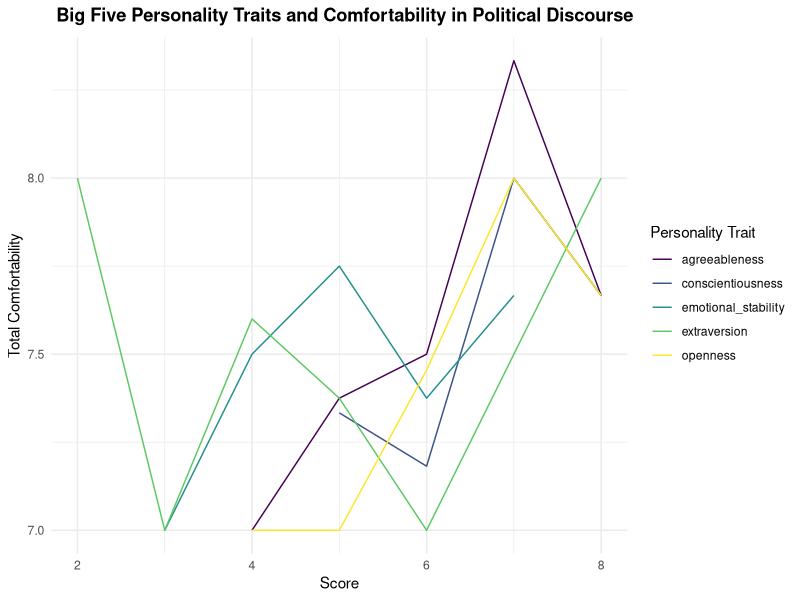
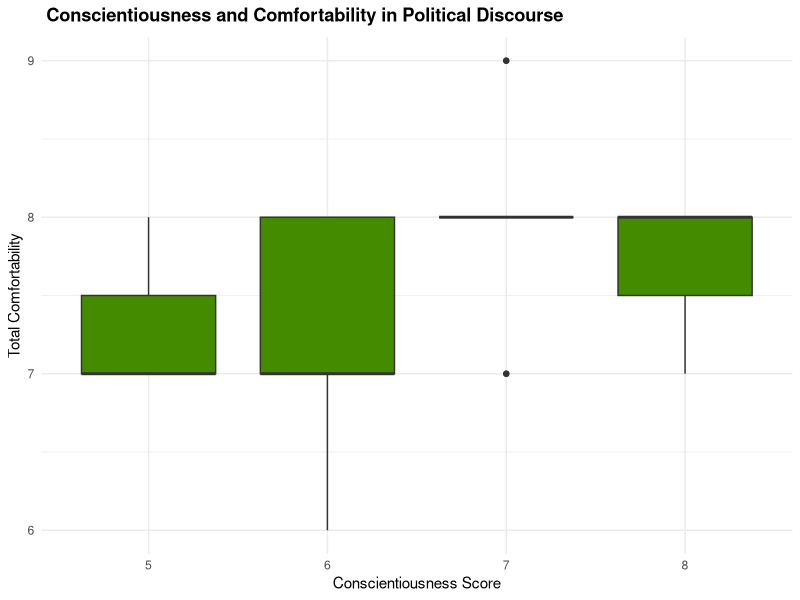
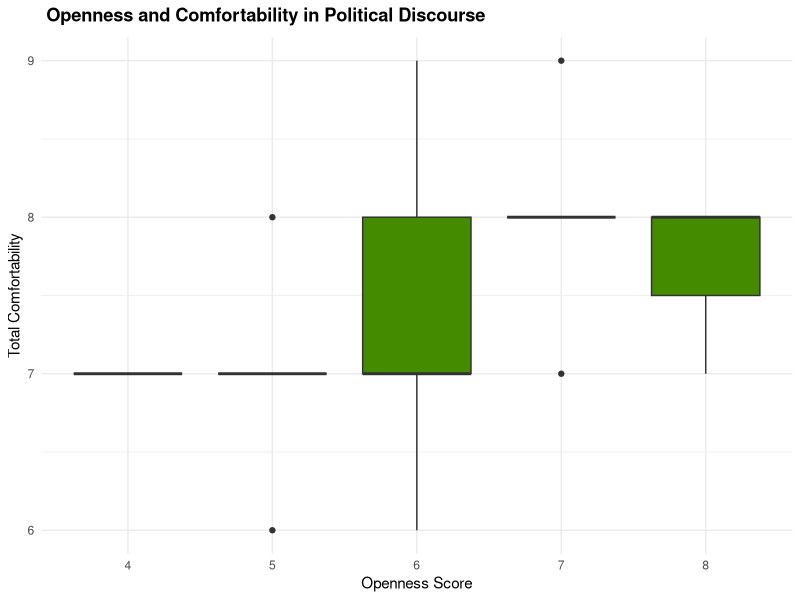
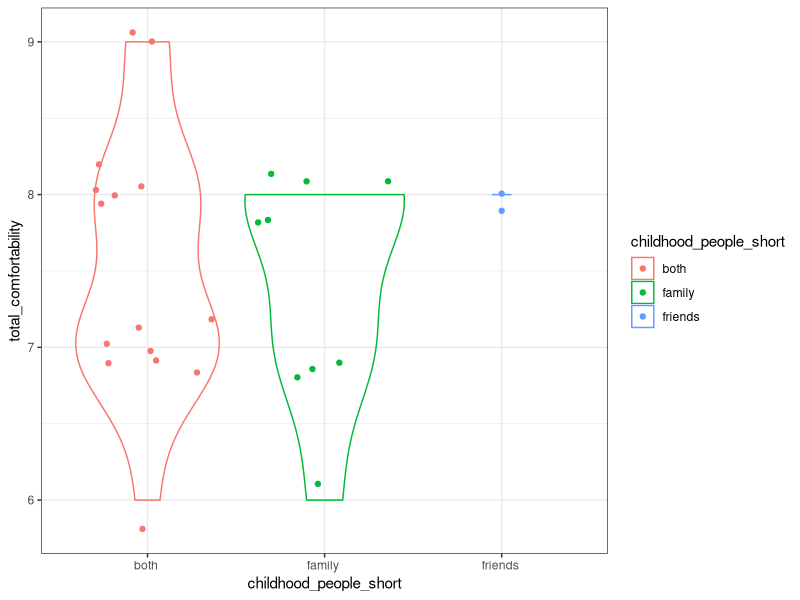
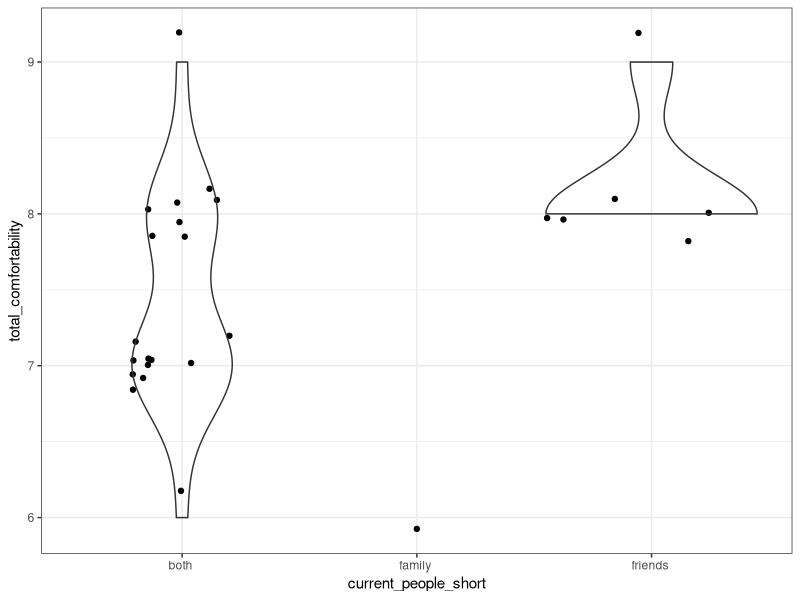

The R source for these figures, in order:
## ---- chunk 1
library(tidyverse)
library(ggplot2)
library(dplyr)
library(readr)
library(stringr)
library(viridis)
library(ggforce)
## ---- chunk 2
political_discourse_survey <- read.csv("Comfort in Political Discourse Survey (Responses).csv")

names(political_discourse_survey) <- gsub("\\.", "", names(political_discourse_survey))
## ---- chunk 3
cleaned_political_discourse <- political_discourse_survey |>
  rename(extraverted_enthusiastic = IseemyselfasExtravertedenthusiatic, 
         critical_quarrelsome = IseemyselfasCriticalquarrelsome,
         dependable = IseemyselfasDependableselfdisciplined, 
         anxious = IseemyselfasAnxiouseasilyupset, 
         new_experiences = IseemyselfasOpentonewexperiencescomplex,
         reserved_quiet = IseemyselfasReservedquiet,
         sympathetic = IseemyselfasSympatheticwarm,
         disorganized = IseemyselfasDisorganizedcareless,
         calm = IseemyselfasCalmemotionallystable,
         conventional = IseemyselfasConventionaluncreative, 
         childhood_relations = WhowereyourpeopleduringchildhoodWhowerethethreepeoplewhoyouinteractedwiththemostduringK12educationHowareyourelatedparentsfriendsetcDidyourpoliticalbeliefsalignwiththispersonssDidyouknowiftheyidentifiedwithapoliticalpartySampleresponseMyclosestpeopleweremymomstrongdemocratfriendstrongrepublicanandfriendNAIdontknowifallofthemarecommittedtoapoliticalpartybutIdoknowthatmymomispartoftheDemocraticFarmerLaborPartyinMNandhasvotedmoreliberalsinceDonaldTrumptookofficeWithmyfriendwestoppedtalkingaboutpoliticsafterXbecauseourrelationshipgottobetootimidwhereaswithmyotherfriendweendedupbeingcloserbecausewesharedthesamebeliefsafterXhappened, 
         current_relations = WhoareyourpeopleWhoarethethreepeoplewhoyouinteractwiththemostHowareyourelatedparentsfriendsetcDoyourpoliticalbeliefsalignwiththispersonssDoyouknowiftheyidentifywhatpoliticalpartyisSampleresponseMyclosestpeoplearemymomstrongdemocratroommatestrongrepublicanandcousinmoderateIdontknowifallofthemarecommittedtoapoliticalpartybutIdoknowthatmymomispartoftheDemocraticFarmerLaborPartyinMNandhasvotedmoreliberalsinceDonaldTrumptookofficeWithmyroommateItrytoavoidtalkingaboutpoliticssoIamunsureiftheyarecommittedtoapoliticalpartyandsameformycousin, 
         pol_participation = HowoftendoyouparttakeinthepoliticalprocessPrimariesCaucusingVoting, 
         news_freq = Howoftendoyoureadthenews, 
         candidate_knowledge = WouldyousayyouareknowledgeableaboutcandidatesPresidentialStateCountyTown, 
         vote_importance = Doyoufeelthatyourindividualvotematters,
         cant_help_needy = TowhatextentdoyouagreewiththestatementthatThegovernmenttodaycantaffordtodomuchmoretohelptheneedyOpinion,
         assoc_accept_homosexuality = TowhatextentdoyouagreewiththestatementthatHomosexualityshouldbeacceptedbysocietyOpinion,
         govt_reg_business_harm = TowhatextentdoyouagreewiththestatementthatGovernmentregulationofbusinessdoesmoreharmthangoodOpinion,
         poor_easy_life = TowhatextentdoyouagreewiththestatementthatPoorpeopletodayhaveiteasybecausetheycangetgovernmentbenefitswithoutdoingmuchinreturnOpinion,
         govt_waste = TowhatextentdoyouagreewiththestatementthatGovernmentiswastefulandinefficientOpinion,
         diplomacy_peace = TowhatextentdoyouagreewiththestatementthatGooddipomacyisthebestwaytoensurepeaceOpinion,
         black_self_responsibility = TowhatextentdoyouagreewiththestatementthatBlackAmericanswhocantgetaheadinthiscountryaremostlyresponsiblefortheirownconditionOpinion,
         env_laws_job_cost = TowhatextentdoyouagreewiththestatementthatStricterenviromentallawsandregulationscosttoomanyjobsandhurttheeconomyOpinion,
         poor_hard_life = TowhatextentdoyouagreewiththestatementthatPoorpeoplehavehardlivesbecausegovernmentbenefitsdontgofarenoughtohelpthemlivedecentlyOpinion,
         govt_underappreciated = TowhatextentdoyouagreewiththestatementthatGovernmentdoesabetterjobthanpeoplegiveitcreditforOpinion,
         govt_reg_necessary = TowhatextentdoyouagreewiththestatementthatGovernmentregulationofbusinessisnecessarytoprotectthepublicinterestOpinion,
         immigrants_strength = TowhatextentdoyouagreewiththestatementthatImmigrantstodaystrengthenourcountrybecauseoftheirhardworkandtalentsOpinion,
         peace_military_strength = TowhatextentdoyouagreewiththestatementthatThebestwaytoensurepeaceisthroughmilitarystrengthOpinion,
         corp_profits_excess = TowhatextentdoyouagreewiththestatementthatBusinesscorporationsmaketoomuchprofitOpinion,
         racial_discrimination = TowhatextentdoyouagreewiththestatementthatRacialdiscriminationisthemainreasonforracialdisparitiesbetweenblackandwhiteAmericansOpinion,
         need_to_help_needy_debt = TowhatextentdoyouagreewiththestatementthatThegovernmentshoulddomoretohelpneedyAmericansevenifitmeansgoingdeeperintodeptOpinion,
         env_laws_worth = TowhatextentdoyouagreewiththestatementthatStricterenviromentallawsandregulationsareworththecostOpinion,
         discourage_homosexuality = TowhatextentdoyouagreewiththestatementthatHomosexualityshouldbediscouragedbysocietyOpinion,
         immigrants_burden = TowhatextentdoyouagreewiththestatementthatImmigrantstodayareaburdenonourcountrybecausetheytakeourjobshousingandheathcareOpinion,
         corp_profits_fair = TowhatextentdoyouagreewiththestatementthatTransgenderindividualsshouldbeabletousethebathroomofthegendertheyidentifywithOpinion,
         transgender_bathroom = TowhatextentdoyouagreewiththestatementthatTransgenderindividualsshouldbeabletousethebathroomofthegendertheyidentifywithOpinion,
         comfort_discussing_politics = Reflectingonthetopicsdiscussedinthissurveyhowcomfortabledoyoufeeldiscussingthesesubjectswithpeersorfamily,
         pol_convo_stress = Howoftendopoliticalconversationsleadtostressoranxietyforyou,
         pol_affect_stress = Towhatdegreedoyoufeelthatpoliticsaffectsyourdailystresslevels,
         poor_people_easy = TowhatextentdoyouagreewiththestatementthatPoorpeopletodayhaveiteasybecausetheycangetgovernmentbenefitswithoutdoingmuchinreturnOpinion1,
         corp_excess_profits = TowhatextentdoyouagreewiththestatementthatMostcorporationsmakeafairandreasonableamountofprofitOpinion)
## ---- chunk 4
cleaned_political_discourse$extraverted_enthusiastic <- as.factor(cleaned_political_discourse$extraverted_enthusiastic)

cleaned_political_discourse$critical_quarrelsome <-
  as.factor(cleaned_political_discourse$critical_quarrelsome)

cleaned_political_discourse$dependable <- 
  as.factor(cleaned_political_discourse$dependable)

cleaned_political_discourse$anxious <- 
  as.factor(cleaned_political_discourse$anxious)

cleaned_political_discourse$new_experiences <- 
  as.factor(cleaned_political_discourse$new_experiences)

cleaned_political_discourse$reserved_quiet <- 
  as.factor(cleaned_political_discourse$reserved_quiet)

cleaned_political_discourse$sympathetic <- 
  as.factor(cleaned_political_discourse$sympathetic)

cleaned_political_discourse$disorganized <- 
  as.factor(cleaned_political_discourse$disorganized)

cleaned_political_discourse$calm <- 
  as.factor(cleaned_political_discourse$calm)

cleaned_political_discourse$conventional <- 
  as.factor(cleaned_political_discourse$conventional)
## ---- chunk 5
cleaned_political_discourse <- cleaned_political_discourse |>
  mutate(across(c(extraverted_enthusiastic, critical_quarrelsome, dependable, anxious, new_experiences, reserved_quiet, sympathetic, disorganized, calm, conventional),
                ~recode(., "Strongly disagree" = 1, "Disagree" = 2, "Agree" = 3, "Strongly agree" = 4)))
## ---- chunk 6
cleaned_political_discourse$critical_quarrelsome <- 5-cleaned_political_discourse$critical_quarrelsome
cleaned_political_discourse$anxious <- 5-cleaned_political_discourse$anxious
cleaned_political_discourse$reserved_quiet <- 5-cleaned_political_discourse$reserved_quiet
cleaned_political_discourse$disorganized <- 5-cleaned_political_discourse$disorganized
cleaned_political_discourse$conventional <- 5-cleaned_political_discourse$conventional
## ---- chunk 7
cleaned_political_discourse <- cleaned_political_discourse |>
  mutate(comfort_discussing_politics =
         recode(comfort_discussing_politics, "Very uncomfortable" = 1, "Somewhat uncomfortable" = 2, "Somewhat comfortable" = 3, "Very comfortable" = 4)) |>
  mutate(pol_convo_stress =
         recode(pol_convo_stress, "Never" = 1, "Almost never" = 2, "Most of the time" = 3, "Almost always" = 4)) |>
  mutate(pol_affect_stress =
         recode(pol_affect_stress, "Significantly increases my stress" = 1, "Somewhat increases my stress" = 2, "Somewhat decreases my stress" = 3, "Significantly decreases my stress" = 4))
## ---- chunk 8
cleaned_political_discourse <- cleaned_political_discourse |> 
  mutate(total_comfortability = pol_convo_stress + pol_affect_stress + comfort_discussing_politics)
## ---- chunk 9
#Combining columns to create the Big Five personality traits
cleaned_political_discourse <- cleaned_political_discourse |>
  mutate(extraversion = extraverted_enthusiastic +  reserved_quiet)
cleaned_political_discourse <- cleaned_political_discourse |>
  mutate(agreeableness = critical_quarrelsome + sympathetic)
cleaned_political_discourse <- cleaned_political_discourse |>
  mutate(conscientiousness = dependable + disorganized)
cleaned_political_discourse <- cleaned_political_discourse |>
  mutate(emotional_stability = anxious + calm)
cleaned_political_discourse <- cleaned_political_discourse |>
  mutate(openness = new_experiences + conventional)

cleaned_political_discourse |>
  pivot_longer(cols = c(extraversion, agreeableness, conscientiousness, emotional_stability, openness), names_to = "trait", values_to = "score") |>
  group_by(trait, score) |>
  summarise(total_comfortability = mean(total_comfortability)) |>
  ggplot(aes(x = score, y = total_comfortability, color = trait)) +
  geom_line() +
  labs(title = ~ bold('Big Five Personality Traits and Comfortability in Political Discourse'),
       x = "Score",
       y = "Total Comfortability", 
       color = "Personality Trait") +
  theme_minimal() +
  scale_color_viridis(discrete = TRUE)
## ---- chunk 10
#Extroversion ANOVA
anova_extraversion <- aov(total_comfortability ~ extraversion, data = cleaned_political_discourse)
summary(anova_extraversion)

#Agreeableness ANOVA
anova_agreeableness <- aov(total_comfortability ~ agreeableness, data = cleaned_political_discourse)
summary(anova_agreeableness)

#Conscientiousness ANOVA
anova_conscientiousness <- aov(total_comfortability ~ conscientiousness, data = cleaned_political_discourse)
summary(anova_conscientiousness)

#Emotional Stability ANOVA
anova_emotional_stability <- aov(total_comfortability ~ emotional_stability, data = cleaned_political_discourse)
summary(anova_emotional_stability)

#Openness ANOVA
anova_openness <- aov(total_comfortability ~ openness, data = cleaned_political_discourse)
summary(anova_openness)
## ---- chunk 11
cleaned_political_discourse |>
  filter(!is.na(conscientiousness)) |>
  ggplot(aes(x = as.factor(conscientiousness), y = total_comfortability)) +
  geom_boxplot(fill = "chartreuse4") +
  labs(title = ~ bold('Conscientiousness and Comfortability in Political Discourse'),
       x = "Conscientiousness Score",
       y = "Total Comfortability") +
  theme_minimal()
## ---- chunk 12
cleaned_political_discourse |>
  filter(!is.na(openness)) |>
  ggplot(aes(x = as.factor(openness), y = total_comfortability)) +
  geom_boxplot(fill = "chartreuse4") +
  labs(title = ~ bold('Openness and Comfortability in Political Discourse'),
       x = "Openness Score",
       y = "Total Comfortability") +
  theme_minimal()
## ---- chunk 13
#Interactions and comfortability

close_interaction_table <- read_csv("Close Interactions and Political Comfortability - Sheet2.csv")

cleaned_political_discourse %>%
  left_join(close_interaction_table, by = join_by("Timestamp" == "Timestamp")) %>%
  select(total_comfortability, childhood_people, current_people) %>%
  mutate(childhood_people_short = sub("\\-.*", "", childhood_people),
         current_people_short = sub("\\-.*", "", current_people)) %>%
  drop_na() %>%
  ggplot(mapping = aes(x = childhood_people_short, y = total_comfortability, color = childhood_people_short)) +
  geom_sina() +
  theme_bw() +
  geom_violin(fill = NA)
## ---- chunk 14
cleaned_political_discourse %>%
  left_join(close_interaction_table, by = join_by("Timestamp" == "Timestamp")) %>%
  select(total_comfortability, childhood_people, current_people) %>%
  mutate(childhood_people_short = sub("\\-.*", "", childhood_people),
         current_people_short = sub("\\-.*", "", current_people)) %>%
  drop_na() %>%
  ggplot(mapping = aes(x = current_people_short, y = total_comfortability)) +
  geom_sina() +
  theme_bw() +
  geom_violin(fill = NA)
  
  
## ---- chunk 15
cleaned_political_discourse %>%
  left_join(close_interaction_table, by = join_by("Timestamp" == "Timestamp")) %>%
  select(total_comfortability, childhood_people, current_people) %>%
  mutate(childhood_people_short = sub("\\-.*", "", childhood_people),
         current_people_short = sub("\\-.*", "", current_people)) %>%
  drop_na() %>%
  group_by(childhood_people_short) |>
  summarise(mean_comfortability = mean(total_comfortability), 
            sd_comfortability = sd(total_comfortability),
            n = n()) 
## ---- chunk 16
cleaned_political_discourse %>%
  left_join(close_interaction_table, by = join_by("Timestamp" == "Timestamp")) %>%
  select(total_comfortability, childhood_people, current_people) %>%
  mutate(childhood_people_short = sub("\\-.*", "", childhood_people),
         current_people_short = sub("\\-.*", "", current_people)) %>%
  drop_na() %>%
  group_by(current_people_short) |>
  summarise(mean_comfortability = mean(total_comfortability), 
            sd_comfortability = sd(total_comfortability),
            n = n()) 
